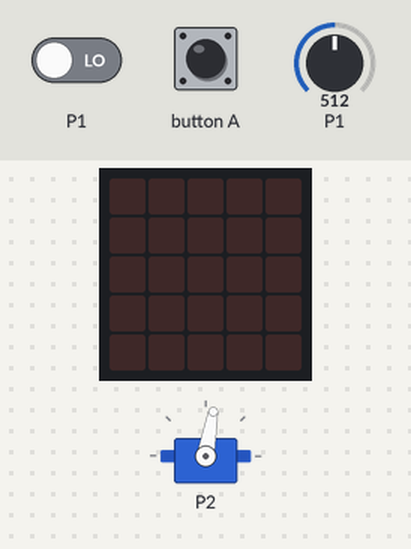
Bench run of a program on a simulated BBC micro:bit (MakeCode). Parts: servo, the board's 5×5 LED display. The inputs (shaded band) are chosen by the test bench; at power-on: P1 = 512, P1 LOW (analog values on the 0–1023 scale).

Above: at 1.2 s.
1.3 s: button A pressed for 0.15 s
At 2.8 s:
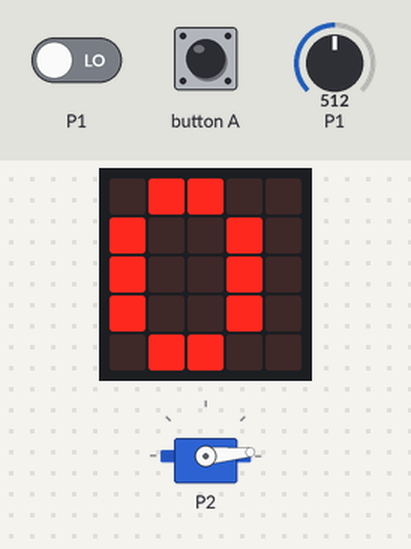
At 5.1 s:
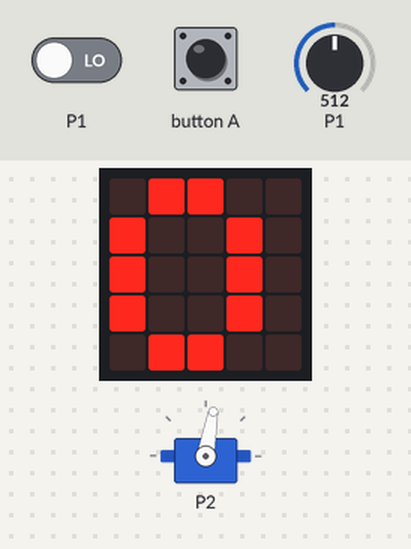
9.5 s: P1 set to 823
11.5 s: P1 set to 853
At 12.0 s:
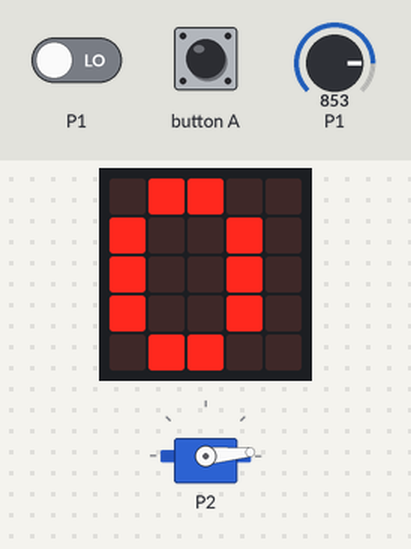
Timing chart, 0 to 14.5 s (numbered marks = the images above; inputs shaded):
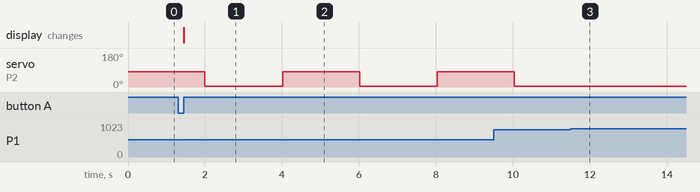

The program:

main.ts
```typescript
input.onButtonPressed(Button.A, function () {
    basic.showNumber(pins.digitalReadPin(DigitalPin.P1))
})
basic.forever(function () {
    if (pins.analogReadPin(AnalogPin.P1) < 840) {
        pins.servoWritePin(AnalogPin.P2, 80)
        basic.pause(2000)
        pins.servoWritePin(AnalogPin.P2, 5)
        basic.pause(2000)
    } else {
        pins.servoWritePin(AnalogPin.P2, 5)
        basic.pause(300000)
    }
})
```

test.ts
```typescript
// 在此处测试；当此软件包作为插件使用时，将不会编译此软件包。
```

Measured:
- the behaviour switches between 839 and 840 on P1 (found by bisection; images 2 and 3)
- after the input at 1.3 s, the display: changes after 0.15 s (image 1)
- after the input at 11.5 s, servo on P2: stops changing and stays 5°
- by itself, servo on P2: alternates 80° for 2.0 s and 5° for 2.0 s
